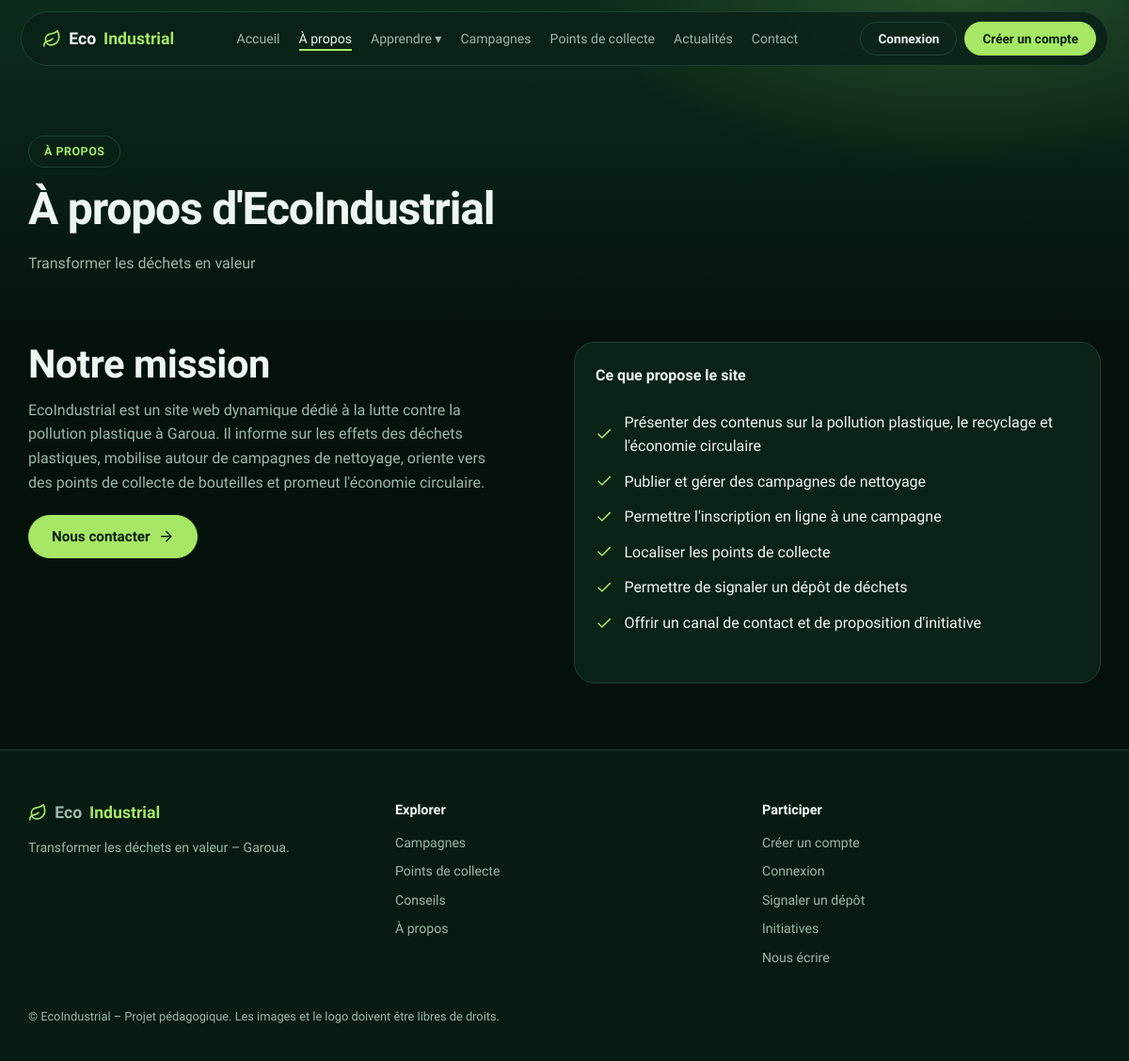
The page /a-propos/ on the database its author committed.
### core/models.py (models this page shows, shortened)
class Parametre(models.Model):
    cle = models.CharField("Clé", max_length=50, primary_key=True)
    valeur = models.TextField(blank=True)
    class Meta:
        verbose_name = "paramètre"
        verbose_name_plural = "infos du site"

### core/views.py (the view)
# urls.py: path("a-propos/", views.about, name="a_propos"),
def about(request):
    objectifs = [
        "Présenter des contenus sur la pollution plastique, le recyclage et l'économie circulaire",
        "Publier et gérer des campagnes de nettoyage",
        "Permettre l'inscription en ligne à une campagne",
        "Localiser les points de collecte",
        "Permettre de signaler un dépôt de déchets",
        "Offrir un canal de contact et de proposition d'initiative",
    ]
    return render(request, "core/about.html", {"objectifs": objectifs})

### core/context_processors.py (called while the page is built)
def site(request):
    try:
        valeurs = dict(Parametre.objects.values_list("cle", "valeur"))
    except Exception:  # table pas encore migrée
        valeurs = {}
    return {"site": {k: valeurs.get(k) or d for k, d in DEFAUTS.items()}}

### core/templatetags/core_extras.py (called while the page is built)
@register.simple_tag
def icon(name):
    return format_html('<svg class="i" aria-hidden="true"><use href="#i-{}"/></svg>', name)

@register.simple_tag
def asset(path):
    try:
        stamp = int(Path(settings.BASE_DIR, "static", path).stat().st_mtime)
    except OSError:
        stamp = 0
    return f"{static(path)}?v={stamp}"

### templates/core/about.html (shortened to what this page needs)
{% extends "base.html" %}{% load core_extras %}
{% block content %}
{% include "core/_phead.html" with eyebrow="À propos" title="À propos d'EcoIndustrial" lead=site.slogan %}
<div class="wrap" style="padding-bottom:70px"><div class="two"><div><h2 class="t" style="margin-top:0">Notre mission</h2><p class="sub">{{ site.apropos|linebreaksbr }}</p>
<a class="btn btn-main" style="margin-top:22px" href="{% url 'contact' %}">Nous contacter {% icon 'arrow' %}</a></div>
<div class="panel"><b>Ce que propose le site</b><ul class="checks">{% for o in objectifs %}<li>{% icon 'check' %} {{ o }}</li>{% endfor %}</ul></div></div></div>
{% endblock %}

### templates/base.html (shortened to what this page needs)
{% load static core_extras %}<!DOCTYPE html>
<html lang="fr"><head><meta charset="utf-8"><meta name="viewport" content="width=device-width, initial-scale=1, viewport-fit=cover">
<link rel="stylesheet" href="{% asset 'css/style.css' %}"></head><body>
{% with url=request.resolver_match.url_name %}
<header class="nav"><div class="nav-in">
<a class="logo" href="{% url 'home' %}">{% icon 'leaf' %}Eco<b>Industrial</b></a>
<nav class="menu" aria-label="Navigation principale">
<a class="{% if url == 'home' %}on{% endif %}" href="{% url 'home' %}">Accueil</a>
<a class="{% if url == 'a_propos' %}on{% endif %}" href="{% url 'a_propos' %}">À propos</a>
<span class="dd"><button type="button" class="{% if url == 'environnement' or url == 'recyclage' or url == 'conseils' %}on{% endif %}">Apprendre ▾</button></span>
<a class="{% if url == 'campagnes' or url == 'campagne' %}on{% endif %}" href="{% url 'campagnes' %}">Campagnes</a>
<a class="{% if url == 'points' %}on{% endif %}" href="{% url 'points' %}">Points de collecte</a>
<a class="{% if url == 'actualites' %}on{% endif %}" href="{% url 'actualites' %}">Actualités</a>
<a class="{% if url == 'contact' %}on{% endif %}" href="{% url 'contact' %}">Contact</a>
{% if user.is_staff %}<a href="{% url 'admin:index' %}">Admin</a>{% endif %}</nav>
<div class="acts">
{% if user.is_authenticated %}<a class="btn btn-ghost" href="{% url 'profil' %}">Mon espace</a><form class="inline" method="post" action="{% url 'logout' %}">{% csrf_token %}<button class="btn btn-main">Quitter</button></form>
{% else %}<a class="btn btn-ghost" href="{% url 'login' %}">Connexion</a><a class="btn btn-main" href="{% url 'inscription' %}">Créer un compte</a>{% endif %}
</div>
</div></header>
{% endwith %}
<main>
{% block content %}{% endblock %}
</main><footer><div class="wrap"><div class="fgrid">
<div><a class="logo" href="{% url 'home' %}">{% icon 'leaf' %}Eco<b>Industrial</b></a><p style="margin-top:12px">{{ site.slogan }} – Garoua.</p></div>
<div><h4>Explorer</h4><a href="{% url 'campagnes' %}">Campagnes</a><a href="{% url 'points' %}">Points de collecte</a><a href="{% url 'conseils' %}">Conseils</a><a href="{% url 'a_propos' %}">À propos</a></div>
<div><h4>Participer</h4><a href="{% url 'inscription' %}">Créer un compte</a><a href="{% url 'login' %}">Connexion</a><a href="{% url 'signalement' %}">Signaler un dépôt</a><a href="{% url 'initiatives' %}">Initiatives</a><a href="{% url 'contact' %}">Nous écrire</a></div></div>
<p class="copy">© EcoIndustrial – Projet pédagogique. Les images et le logo doivent être libres de droits.</p></div></footer></body></html>

### templates/core/_phead.html
<div class="phead"><div class="wrap"><span class="eyebrow">{{ eyebrow }}</span><h1>{{ title }}</h1>{% if lead %}<p class="lead">{{ lead }}</p>{% endif %}</div></div>

### static/css/style.css (style rules this page uses)
:root { --bg:#05120c;--bg2:#081b12;--panel:#0b2217;--panel2:#0e2b1e;--line:#1b4030;--ink:#eef6f0;--mute:#9db8a9;--lime:#a6e865;--lime-ink:#08200f;--r:20px }
* { box-sizing:border-box;margin:0 }
html { scroll-behavior:smooth }
html { -webkit-text-size-adjust:100%;scroll-padding-top:96px }
body { font-family:Sora,system-ui,-apple-system,Segoe UI,sans-serif;background:var(--bg);color:var(--ink);line-height:1.6;overflow-x:clip }
a,button { -webkit-tap-highlight-color:transparent }
a { color:inherit;text-decoration:none }
.i { width:1.15em;height:1.15em;fill:none;stroke:currentColor;stroke-width:2;stroke-linecap:round;stroke-linejoin:round;flex:none;vertical-align:-.2em }
.wrap { max-width:1180px;margin:0 auto;padding:0 20px }
.btn { display:inline-flex;align-items:center;gap:8px;padding:13px 24px;border-radius:999px;font:600 .95rem Sora,system-ui,sans-serif;border:1px solid var(--line);cursor:pointer;color:var(--ink);background:none;transition:.2s }
.btn-main { background:var(--lime);color:var(--lime-ink);border-color:var(--lime) }
.eyebrow { display:inline-flex;align-items:center;gap:8px;border:1px solid var(--line);background:rgba(11,34,23,.7);color:var(--lime);border-radius:999px;padding:6px 16px;font-size:.78rem;font-weight:600;letter-spacing:.04em;text-transform:uppercase }
.nav { position:sticky;top:12px;z-index:20;margin:12px auto 0;max-width:1180px;padding:0 12px }
.nav-in { display:flex;align-items:center;justify-content:space-between;gap:12px;background:rgba(11,34,23,.85);backdrop-filter:blur(12px);border:1px solid var(--line);border-radius:999px;padding:10px 12px 10px 22px }
.logo { display:flex;align-items:center;gap:8px;font-weight:700;font-size:1.1rem }
.logo b { color:var(--lime) }
.logo .i { color:var(--lime) }
.menu { display:none;gap:24px;font-size:.9rem;color:var(--mute) }
.menu a:hover,.menu a.on { color:var(--ink) }
.menu a.on { box-shadow:0 2px 0 var(--lime) }
.acts { display:flex;gap:8px;align-items:center }
.acts .btn { padding:9px 18px;font-size:.85rem }
@media (min-width:1100px) { .menu { display:flex } }
h1 { font-size:clamp(2.4rem,6vw,4.2rem);line-height:1.07;font-weight:700;letter-spacing:-.025em;margin-top:18px }
.lead { color:var(--mute);max-width:50ch;margin:20px 0 30px }
h2.t { font-size:clamp(1.7rem,3.8vw,2.6rem);line-height:1.15;letter-spacing:-.01em;max-width:22ch;margin-top:14px }
.sub { color:var(--mute);max-width:56ch;margin-top:12px }
.checks { list-style:none;padding:0;margin:24px 0 28px;display:grid;gap:12px }
.checks li { display:flex;gap:12px;align-items:center }
.checks .i { color:var(--lime) }
.panel { background:var(--panel);border:1px solid var(--line);border-radius:22px;padding:22px }
footer { border-top:1px solid var(--line);padding:52px 0 28px;background:var(--bg2) }
.fgrid { display:grid;gap:30px;grid-template-columns:repeat(auto-fit,minmax(200px,1fr)) }
footer h4 { margin-bottom:12px;font-size:.9rem }
footer a,footer p { color:var(--mute);font-size:.88rem;display:block;margin-bottom:8px }
.copy { margin-top:34px;color:var(--mute);font-size:.8rem }
.phead { margin-top:-76px;padding:150px 0 40px;background:radial-gradient(50% 80% at 85% 0,rgba(166,232,101,.18),transparent 65%),linear-gradient(180deg,#0c2d1c,var(--bg)) }
.phead h1 { font-size:clamp(2rem,4.5vw,3rem) }
.menu { gap:20px;font-size:.88rem }
.dd { position:relative }
.dd button { background:none;border:0;color:inherit;font:inherit;cursor:pointer;padding:0 }
.two { display:grid;gap:20px }
@media (min-width:900px) { .two { grid-template-columns:1fr 1fr } }

### rows shown on the page
Parametre: valeur "Transformer les déchets en valeur", slogan "Transformer les déchets en valeur"
Parametre: apropos "EcoIndustrial est un site web dynamique dédié à la lutte contre la pollution plastique à Garoua. Il informe sur les effets des déchets plastiques, mobilise autour de campagnes de nettoyage, oriente vers des points de collecte de bouteilles et promeut l'économie circulaire."

### other values the page prints
{{ eyebrow }} "À PROPOS"
{{ title }} "À propos d'EcoIndustrial"
{{ o }} "Présenter des contenus sur la pollution plastique, le recyclage et l'économie circulaire" "Publier et gérer des campagnes de nettoyage" "Permettre l'inscription en ligne à une campagne" "Localiser les points de collecte" "Permettre de signaler un dépôt de déchets" "Offrir un canal de contact et de proposition d'initiative"
